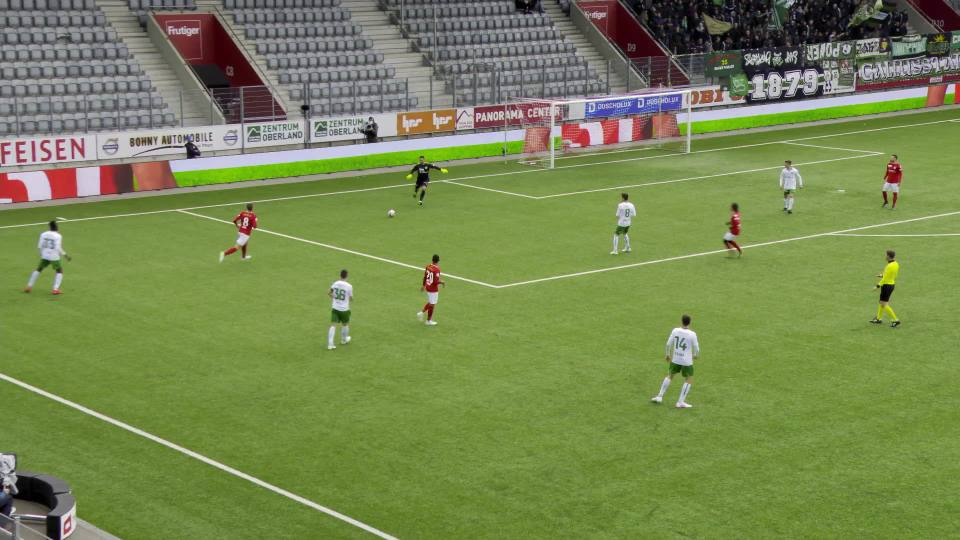
#> input picture src/calibration/classicalApproachPlayground/000001.jpg, 1920 x 1080 px (shown at 1/2 size); its folder holds only this picture in this run
$ python -i classical_homography_v2.py   (imports and definitions only)
#> lines starting #> are read from the running program, lines starting #| are printed output that depends on the picture; after the words box and inside, x2 and y2 are one past the last pixel; in counts of white or black regions, pixels touching at a corner belong together
"""
Plik: src/calibration/classicalApproachPlayground/classical_homography_v2.py

Opis:
    Eksperymentalna, klasyczna (bez uczenia) estymacja homografii boiska.

Opis szczegółowych etapów potoku pozostaje poniżej, ponieważ moduł służy
również do diagnostyki i porównań z metodami uczonymi.

    Potok E2E (jeden obraz -> macierz H 3x3):
        1. Segmentacja pola             segment_field()
        2. Maska bialych linii          extract_line_mask()
        3. Detekcja odcinkow            detect_segments()
        4. Scalanie kolinearnych        merge_collinear()
        5. Grupowanie w 2 kierunki      group_two_directions()
        6. Estymacja H (VP-RANSAC)      estimate_homography()
        7. Refinement (Nelder-Mead)     refine_homography()

    Solidna sciezka alternatywna (gdy auto-korespondencja zawodzi na ubogim ujeciu):
        estimate_homography_from_correspondences(img_pts, model_pts)
        -> cv2.findHomography(RANSAC) z recznie wskazanych / klikni\u0119tych punktow.
    Pomocnicze do debugowania: named_keypoints, detect_intersections(), draw_overlay().

    Metoda estymacji: VP-RANSAC.
        - Z kazdej grupy rownoleglych linii liczymy punkt zbiegu (vanishing point).
        - 2 punkty zbiegu definiuja kierunki osi boiska w obrazie.
        - Wystarcza wtedy 2 korespondencje punktowe (przeciecie linii w obrazie
          <-> znany keypoint boiska), aby wyznaczyc pelna homografie.
        - RANSAC losuje pary korespondencji, ocenia F1 dopasowania modelu linii
          do maski i wybiera najlepsza H.

    H mapuje: wspolrzedne pikselowe obrazu -> metry na boisku.
    Uklad boiska: srodek = (0, 0), x: [-52.5, 52.5], y: [-34, 34].

Uzycie:
    from src.calibration.classical_homography_v2 import ClassicalHomographyV2

    calibrator = ClassicalHomographyV2(image_width=1920, image_height=1080)
    H = calibrator.get_homography("sciezka/do/obrazu.jpg")
    pitch_xy = calibrator.project_point_to_pitch((x_px, y_px), H)
"""

import math
from typing import Optional

import cv2
import numpy as np
from scipy.optimize import minimize
from sklearn.cluster import KMeans

try:
    from skimage.measure import EllipseModel, ransac as _sk_ransac
    _HAS_SKIMAGE = True
except Exception:
    _HAS_SKIMAGE = False

# Wymiary boiska FIFA w metrach
PITCH_LENGTH_M = 105.0
PITCH_WIDTH_M = 68.0


class ClassicalHomographyV2:
    """
    Estymuje macierz homografii H (3x3) metoda klasyczna.

    H mapuje: wspolrzedne pikselowe obrazu -> metry na boisku.

    Parametry:
        image_width       : szerokosc obrazu wejsciowego (px)
        image_height      : wysokosc obrazu wejsciowego (px)
        ransac_iterations : liczba iteracji VP-RANSAC
        min_score         : minimalny F1 zeby zaakceptowac homografie
        refine_steps      : liczba krokow Nelder-Mead refinement (0 = bez)
        verbose           : czy drukowac komunikaty diagnostyczne
    """

    # Skala podprobkowania przy liczeniu F1 (dla szybkosci)
    _SCORE_SCALE = 4

    def __init__(
        self,
        image_width: int = 1920,
        image_height: int = 1080,
        ransac_iterations: int = 5000,
        min_score: float = 0.30,
        refine_steps: int = 500,
        verbose: bool = True,
    ):
        self.image_width = image_width
        self.image_height = image_height
        self.ransac_iterations = ransac_iterations
        self.min_score = min_score
        self.refine_steps = refine_steps
        self.verbose = verbose

        self._score_w = image_width // self._SCORE_SCALE
        self._score_h = image_height // self._SCORE_SCALE

        self._build_pitch_model()
        self._build_pitch_keypoints()
        self._build_named_keypoints()

        self._log(f"Inicjalizacja (obraz {image_width}x{image_height}, "
                  f"RANSAC {ransac_iterations} iter, min_score {min_score})")

    def _log(self, msg: str):
        if self.verbose:
            print(f"[ClassicalHomographyV2] {msg}")

    # ==================================================================
    # Model boiska (metry)
    # ==================================================================

    def _build_pitch_model(self):
        """Definiuje linie boiska (do rysowania i scoringu) w metrach."""
        L = PITCH_LENGTH_M / 2
        W = PITCH_WIDTH_M / 2
        PA_D, PA_HW = 16.5, 20.16   # pole karne
        GA_D, GA_HW = 5.5, 9.16     # pole bramkowe
        CC_R = 9.15                 # kolo srodkowe
        PS_D = 11.0                 # punkt karny

        self.pitch_lines = [
            [(-L, -W), (L, -W)],
            [(-L, W), (L, W)],
            [(-L, -W), (-L, W)],
            [(L, -W), (L, W)],
            [(0, -W), (0, W)],
            [(-L, -PA_HW), (-L + PA_D, -PA_HW)],
            [(-L, PA_HW), (-L + PA_D, PA_HW)],
            [(-L + PA_D, -PA_HW), (-L + PA_D, PA_HW)],
            [(L, -PA_HW), (L - PA_D, -PA_HW)],
            [(L, PA_HW), (L - PA_D, PA_HW)],
            [(L - PA_D, -PA_HW), (L - PA_D, PA_HW)],
            [(-L, -GA_HW), (-L + GA_D, -GA_HW)],
            [(-L, GA_HW), (-L + GA_D, GA_HW)],
            [(-L + GA_D, -GA_HW), (-L + GA_D, GA_HW)],
            [(L, -GA_HW), (L - GA_D, -GA_HW)],
            [(L, GA_HW), (L - GA_D, GA_HW)],
            [(L - GA_D, -GA_HW), (L - GA_D, GA_HW)],
        ]

        # Kolo srodkowe
        n_seg = 36
        circle = [
            (CC_R * math.cos(2 * math.pi * i / n_seg),
             CC_R * math.sin(2 * math.pi * i / n_seg))
            for i in range(n_seg + 1)
        ]
        self.pitch_lines.append(circle)

        # Luki pol karnych
        arc_half = math.acos((PA_D - PS_D) / CC_R)
        left_arc = []
        for i in range(13):
            a = -arc_half + 2 * arc_half * i / 12
            left_arc.append(((-L + PS_D) + CC_R * math.cos(a), CC_R * math.sin(a)))
        self.pitch_lines.append(left_arc)

        right_arc = []
        for i in range(13):
            a = math.pi - arc_half + 2 * arc_half * i / 12
            right_arc.append(((L - PS_D) + CC_R * math.cos(a), CC_R * math.sin(a)))
#> in get_homography, image is the input picture: shape (1080, 1920, 3); mean B, G, R 81, 135.1, 118.6
        self.pitch_lines.append(right_arc)

        self._score_lines = [np.array(p, dtype=np.float64) for p in self.pitch_lines]

        # Linie podzielone na 2 kierunki (do liczenia punktow zbiegu modelu)
        self._pitch_along = [   # rownolegle do linii bocznych (os X)
            ("top_side",     [(-L, -W),     (L, -W)]),
            ("bot_side",     [(-L,  W),     (L,  W)]),
            ("pa_left_top",  [(-L, -PA_HW), (-L + PA_D, -PA_HW)]),
            ("pa_left_bot",  [(-L,  PA_HW), (-L + PA_D,  PA_HW)]),
            ("pa_right_top", [(L, -PA_HW),  (L - PA_D, -PA_HW)]),
            ("pa_right_bot", [(L,  PA_HW),  (L - PA_D,  PA_HW)]),
        ]
        self._pitch_across = [  # prostopadle (os Y)
            ("left_side",      [(-L, -W),          (-L,  W)]),
            ("right_side",     [(L,  -W),          (L,   W)]),
            ("center_line",    [(0,  -W),          (0,   W)]),
            ("pa_left_front",  [(-L + PA_D, -PA_HW), (-L + PA_D, PA_HW)]),
            ("pa_right_front", [(L - PA_D, -PA_HW),  (L - PA_D,  PA_HW)]),
        ]

    def _build_pitch_keypoints(self):
        """Charakterystyczne punkty boiska (przeciecia linii) w metrach."""
        L = PITCH_LENGTH_M / 2
        W = PITCH_WIDTH_M / 2
        PA_D, PA_HW = 16.5, 20.16
        GA_D, GA_HW = 5.5, 9.16
        CC_R = 9.15

        self.pitch_keypoints = np.array([
            (-L, -W), (L, -W), (-L, W), (L, W),          # naroza
            (0, -W), (0, W),                              # przeciecia linii srodkowej
            (-L + PA_D, -PA_HW), (-L + PA_D, PA_HW),      # rogi pola karnego (lewe)
            (-L, -PA_HW), (-L, PA_HW),
            (L - PA_D, -PA_HW), (L - PA_D, PA_HW),        # rogi pola karnego (prawe)
            (L, -PA_HW), (L, PA_HW),
            (-L + GA_D, -GA_HW), (-L + GA_D, GA_HW),      # pole bramkowe (lewe)
            (-L, -GA_HW), (-L, GA_HW),
            (L - GA_D, -GA_HW), (L - GA_D, GA_HW),        # pole bramkowe (prawe)
            (L, -GA_HW), (L, GA_HW),
            (0, -CC_R), (0, CC_R),                        # kolo srodkowe (gora/dol)
        ], dtype=np.float64)

    # ==================================================================
    # Geometria pomocnicza
    # ==================================================================

    @staticmethod
    def _line_homogeneous(p1, p2) -> np.ndarray:
        """Linia w postaci jednorodnej: l = p1 x p2."""
        return np.cross([p1[0], p1[1], 1.0], [p2[0], p2[1], 1.0])

    @staticmethod
    def _segment_angle(seg) -> float:
        """Kat odcinka w stopniach [0, 180)."""
        x1, y1, x2, y2 = seg
        return math.degrees(math.atan2(y2 - y1, x2 - x1)) % 180

    @staticmethod
    def _segment_length(seg) -> float:
        x1, y1, x2, y2 = seg
        return math.hypot(x2 - x1, y2 - y1)

    # ==================================================================
    # KROK 1: Segmentacja pola
    # ==================================================================

    def segment_field(self, image: np.ndarray) -> tuple:
        """
        Wyznacza maske pola gry (zielona murawa).

        Zwraca:
            field_mask : binarna maska obszaru boiska (po convex hull + erozji)
            hull       : wypukla otoczka najwiekszego zielonego konturu (lub None)
        """
        hsv = cv2.cvtColor(image, cv2.COLOR_BGR2HSV)
#> hsv: shape (1080, 1920, 3); mean H, S, V 55.6, 110.1, 139.3
        h, w = image.shape[:2]

        green = cv2.inRange(hsv, (35, 30, 30), (85, 255, 255))
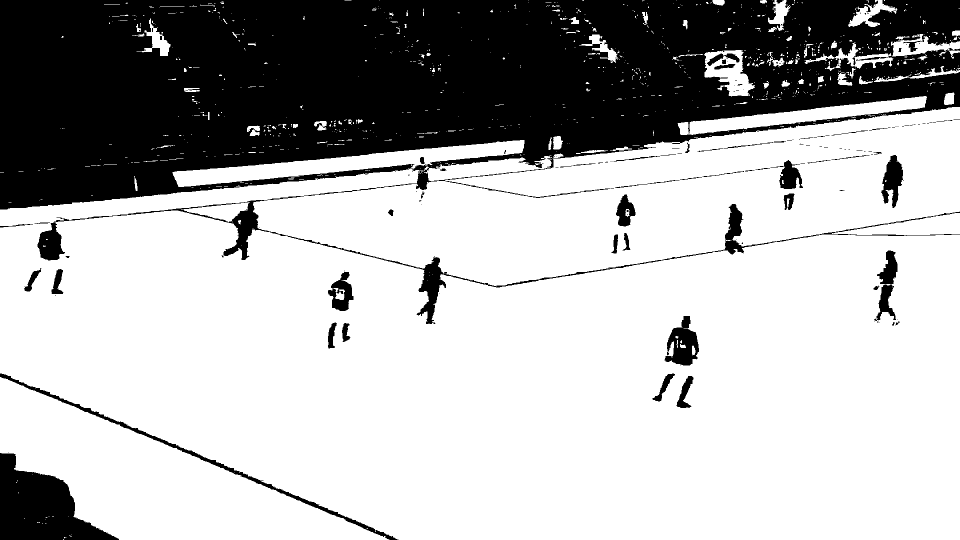
#> green: shape (1080, 1920) (shown at 1/2 size); 69.7% white; 186 black regions (125 under 20 px), largest, box (x1, y1, x2, y2) and area: (0, 0, 1920, 419) 559553, (0, 906, 238, 1080) 22362, (75, 400, 1920, 648) 16381
        k7 = np.ones((7, 7), np.uint8)
        green = cv2.morphologyEx(green, cv2.MORPH_CLOSE, k7, iterations=3)
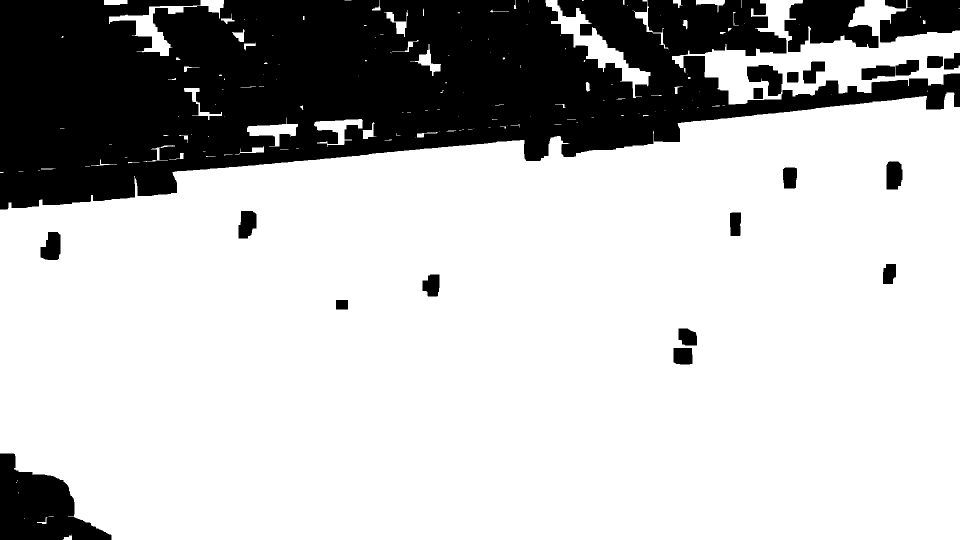
#> green: shape (1080, 1920) (shown at 1/2 size); 74.1% white; 23 black regions

        contours, _ = cv2.findContours(green, cv2.RETR_EXTERNAL, cv2.CHAIN_APPROX_SIMPLE)
#> contours = 165 contours, 127 with area under 20; largest, box (x1, y1, x2, y2) and area: (0, 185, 1920, 1080) 1474732, (1344, 0, 1920, 209) 51190, (1091, 0, 1301, 196) 7680, (218, 0, 448, 112) 4851, (494, 235, 596, 293) 2068
        if not contours:
            return np.zeros((h, w), dtype=np.uint8), None

        largest = max(contours, key=cv2.contourArea)
#> largest = contour of 597 points, box (x1, y1, x2, y2) (0, 185, 1920, 1080), area 1474732
        if cv2.contourArea(largest) < h * w * 0.15:
            # Za malo zieleni — uzyj dylatowanej maski zamiast hull
            field_mask = cv2.dilate(green, k7, iterations=3)
            return field_mask, None

        hull = cv2.convexHull(largest)
#> hull = contour of 13 points, box (x1, y1, x2, y2) (0, 185, 1920, 1080), area 1511651
        field_mask = np.zeros((h, w), dtype=np.uint8)
        cv2.fillPoly(field_mask, [hull], 255)
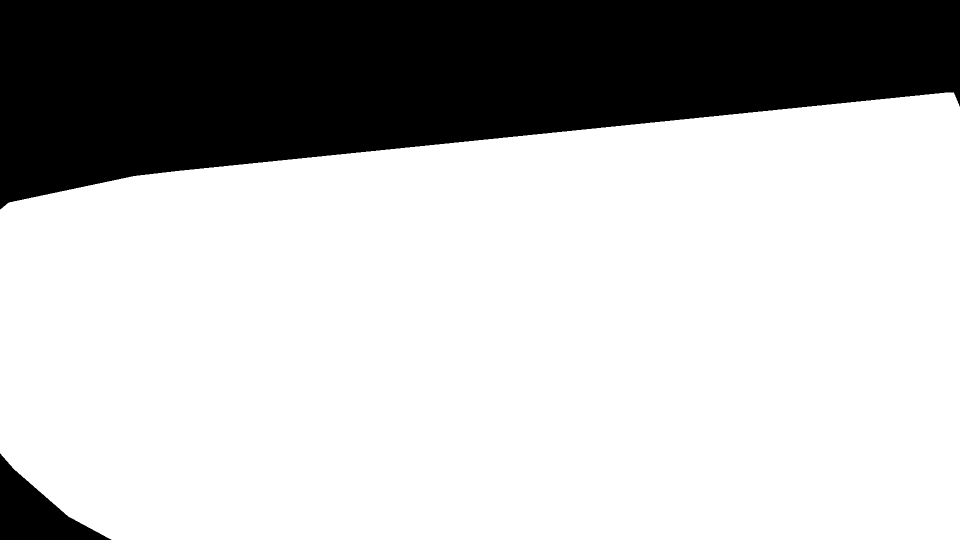
#> field_mask: shape (1080, 1920) (shown at 1/2 size); 73% white; 2 black regions, box (x1, y1, x2, y2) and area: (0, 0, 1920, 419) 542666, (0, 907, 223, 1080) 16676
        # Erozja odcina banery reklamowe tuz przy krawedzi boiska
        k11 = np.ones((11, 11), np.uint8)
        field_mask = cv2.erode(field_mask, k11, iterations=2)
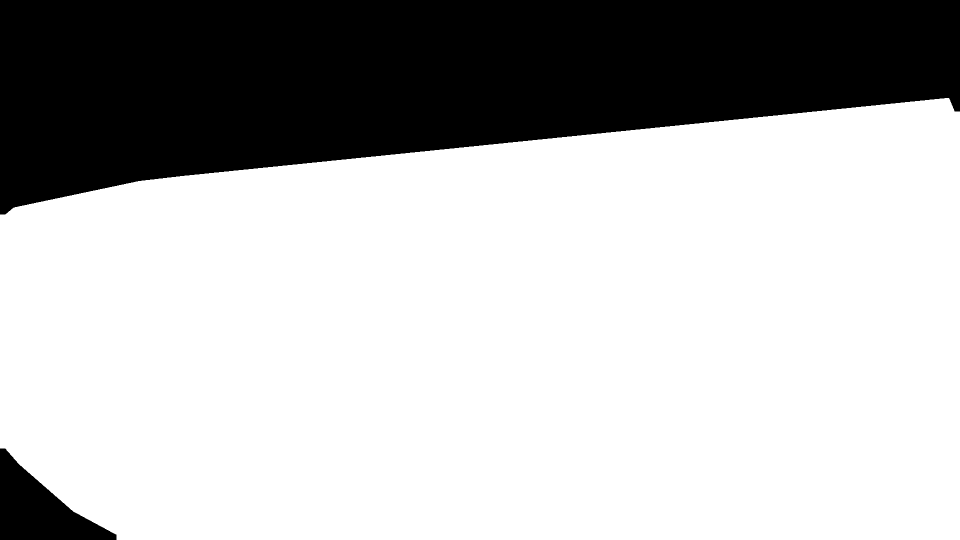
#> field_mask: shape (1080, 1920) (shown at 1/2 size); 71.8% white; 2 black regions, box (x1, y1, x2, y2) and area: (0, 0, 1920, 429) 564485, (0, 897, 233, 1080) 20736
        return field_mask, hull

    # ==================================================================
    # KROK 2: Maska bialych linii
    # ==================================================================

    def extract_line_mask(self, image: np.ndarray,
                          field_mask: Optional[np.ndarray] = None) -> np.ndarray:
        """
        Wyznacza binarna maske bialych linii boiska w obrebie pola.

        Filtruje komponenty po ksztalcie, by odrzucic napisy/numery/reklamy
        i zachowac tylko cienkie, wydluzone struktury (linie).
        """
        if field_mask is None:
            field_mask, _ = self.segment_field(image)

        hsv = cv2.cvtColor(image, cv2.COLOR_BGR2HSV)
        white = cv2.inRange(hsv, (0, 0, 175), (180, 65, 255))
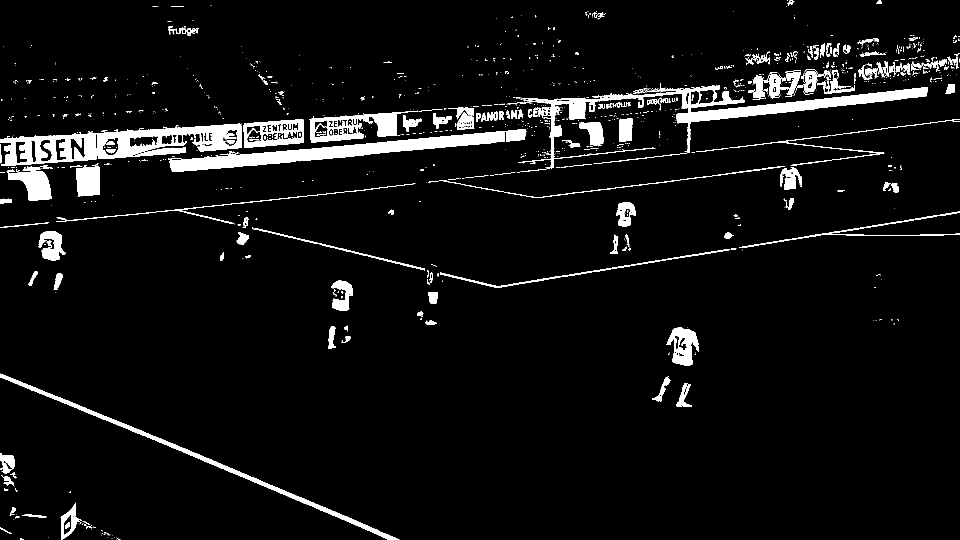
#> white: shape (1080, 1920) (shown at 1/2 size); 5.8% white; 1219 white regions (999 under 20 px), largest, box (x1, y1, x2, y2) and area: (0, 247, 484, 332) 17630, (1035, 171, 1856, 337) 17578, (338, 258, 1054, 344) 16095
        line_mask = cv2.bitwise_and(white, field_mask)
#> line_mask: shape (1080, 1920); 1.6% white; 217 white regions (153 under 20 px), largest, box (x1, y1, x2, y2) and area: (0, 747, 799, 1080) 6838, (1333, 654, 1398, 731) 2762, (77, 462, 131, 521) 1845

        k3 = np.ones((3, 3), np.uint8)
        k5 = np.ones((5, 5), np.uint8)
        line_mask = cv2.morphologyEx(line_mask, cv2.MORPH_OPEN, k3)
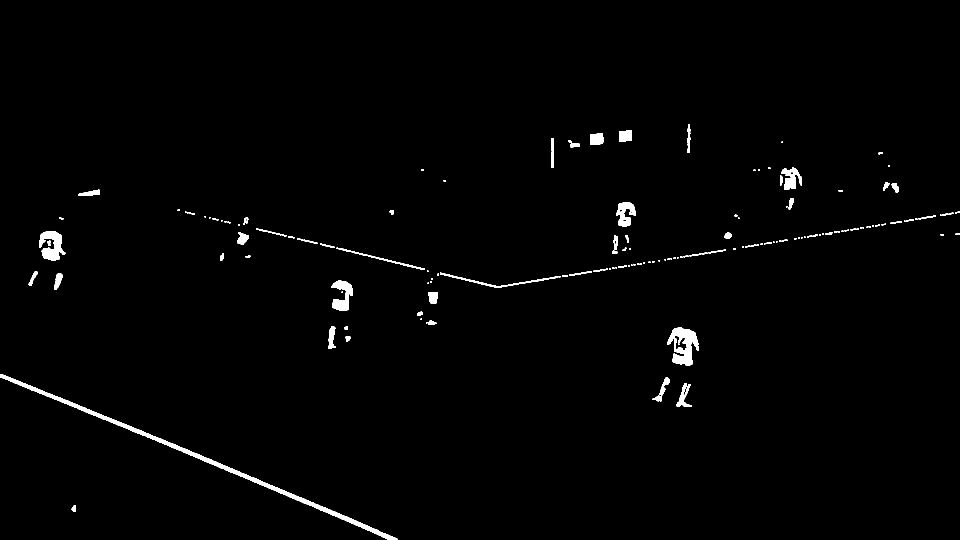
#> line_mask: shape (1080, 1920) (shown at 1/2 size); 1.3% white; 184 white regions (103 under 20 px), largest, box (x1, y1, x2, y2) and area: (0, 748, 796, 1080) 6834, (1334, 655, 1398, 731) 2668, (78, 462, 131, 521) 1828
        line_mask = cv2.morphologyEx(line_mask, cv2.MORPH_CLOSE, k5)
#> line_mask: shape (1080, 1920); 1.3% white; 71 white regions (16 under 20 px), largest, box (x1, y1, x2, y2) and area: (0, 748, 796, 1080) 6842, (1334, 655, 1398, 731) 2930, (78, 462, 131, 521) 1964

        n_labels, labels, stats, _ = cv2.connectedComponentsWithStats(
            line_mask, connectivity=8
        )
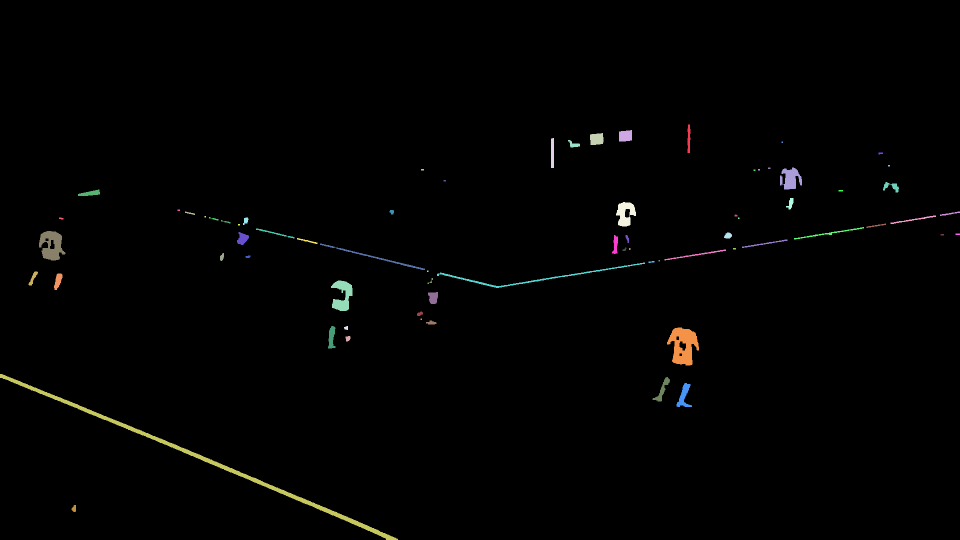
#> labels: shape (1080, 1920) int32 (shown at 1/2 size); 72 distinct labels, from 0 to 71; one colour per label, 0 black
#> n_labels = 72; stats = 72 rows, first 6: [0, 0, 1920, 1080, 2046604], [1375, 249, 6, 57, 274], [1238, 260, 26, 23, 541], [1180, 266, 27, 24, 567], [1102, 276, 6, 60, 357], [1136, 280, 24, 15, 176]
        filtered = np.zeros_like(line_mask)
        for i in range(1, n_labels):
            area = stats[i, cv2.CC_STAT_AREA]
            bw = stats[i, cv2.CC_STAT_WIDTH]
            bh = stats[i, cv2.CC_STAT_HEIGHT]
            if area < 20:
                continue
            aspect = max(bw, bh) / max(min(bw, bh), 1)
            thin_dim = min(bw, bh)

            # Zawodnik to zazwyczaj obiekt wyższy niż szerszy, ale grubszy niż zwykła linia
            is_vertical_player = (bh > bw * 1.2) and (thin_dim > 6) and (area > 30)

            is_line = (aspect >= 4.0
                       or (thin_dim <= 12 and area < 800)
                       or area < 150)
            is_blob = ((aspect < 2.0 and area > 300)
                       or (area > 2000 and aspect < 3.0)
                       or is_vertical_player) # Dodajemy zawodników do blobów
            if is_line and not is_blob:
                filtered[labels == i] = 255
#> this loop made 71 passes
#> (area, bw, bh, aspect, thin_dim, is_vertical_player, is_line, is_blob) on passes 1, 2, 3, 4, 5, 7, 10, 15: (274, 6, 57, 9.5, 6, False, True, False), (541, 26, 23, 1.13, 23, False, False, True), (567, 27, 24, 1.12, 24, False, False, True), (357, 6, 60, 10, 6, False, True, False), (176, 24, 15, 1.6, 15, False, False, False), (30, 9, 4, 2.25, 4, False, True, False), (1224, 44, 44, 1, 44, False, False, True), (287, 32, 21, 1.52, 21, False, False, False)
#> (the rest of the program and of its run is left out)
